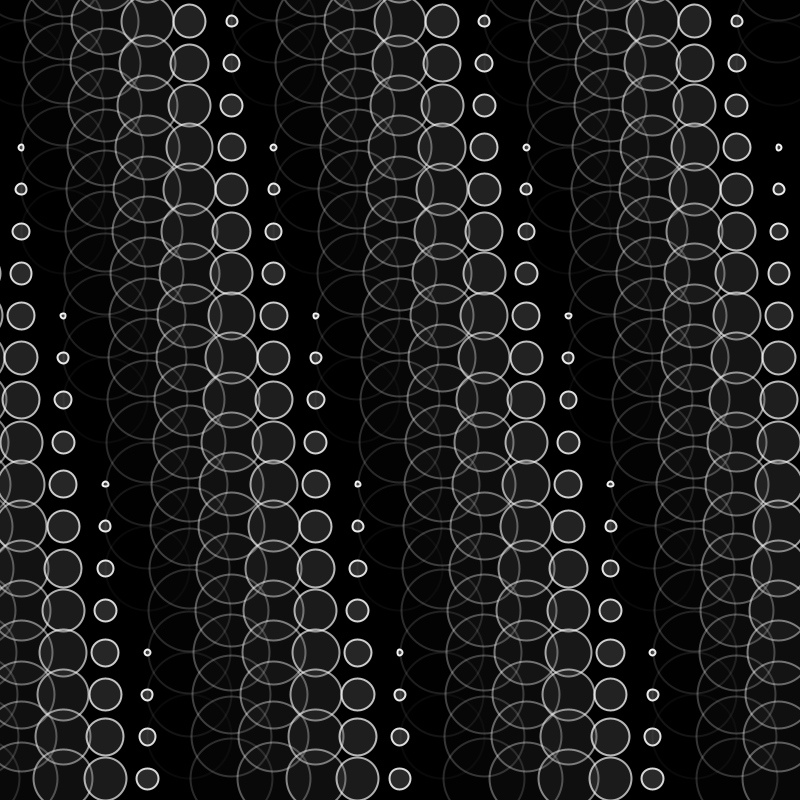
Frame 1 (no input)
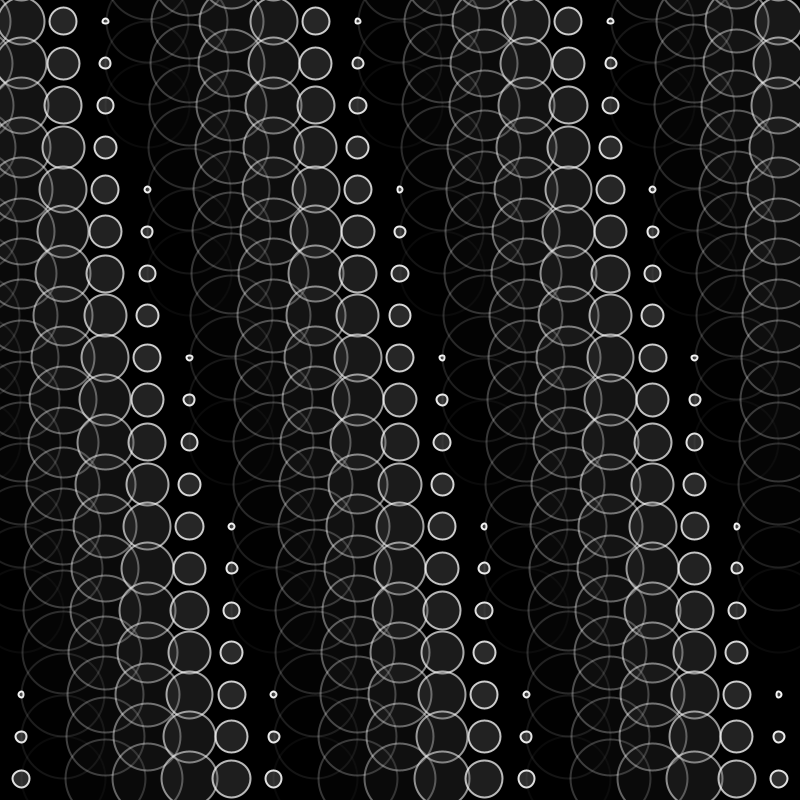
Frame 60 (the mouse pressed at the canvas centre just before this capture)
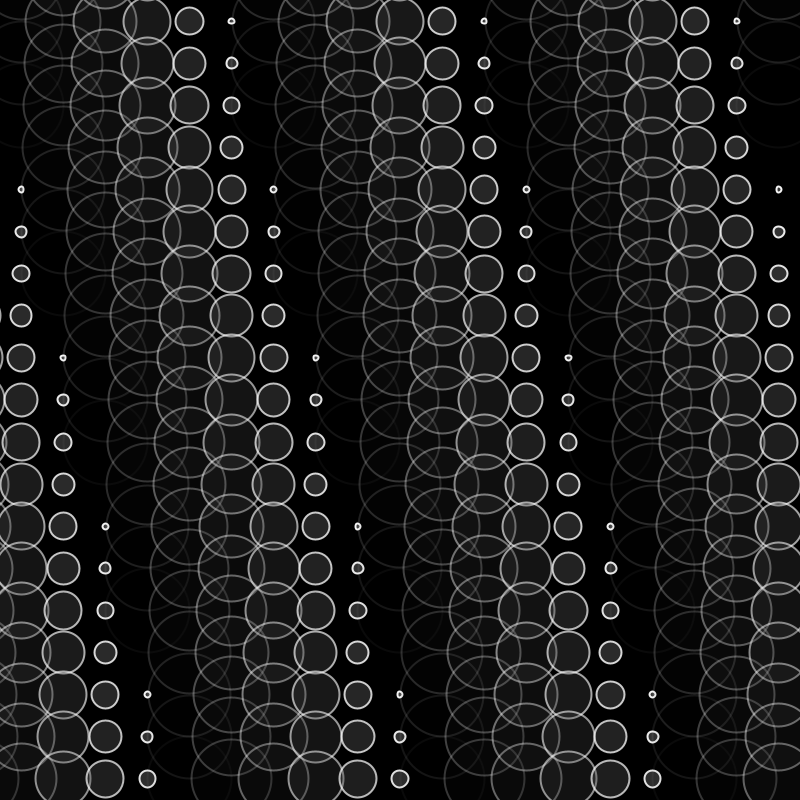
Frame 120 (the mouse held since frame 60 and released just before this capture)

The Processing sketch that drew these frames (run headless with seeded random() and noise(); from frame 60 on, the mouse is pressed at the canvas centre):

// Processing sketch: processing_153237
// ── processing_153237.pde

/*
 * Creative Coding
 * Week 2, 06 - Moving Patterns 2
 * by Indae Hwang and Jon McCormack
 * Copyright (c) 2014 Monash University
 *
 * Similar to the previous sketch, this sketch draws a grid of oscillating circles. Each circle has a "lifetime"
 * over which it grows and changes intensity and opacity. At the end of each lifetime the circle begins again.
 * Pressing the left and right arrow keys changes the lifetime of all the circles globally.
 * 
 */

// variable used to store the current frame rate value
int frame_rate_value;

void setup() {

  // make the display window the full size of the screen
  size(800, 800);

  frame_rate_value = 24;
  rectMode(CENTER);
  background(0);
}


void draw() {

  background(0);

  int num = 20;
  int margin = 0;
  float gutter = 0; //distance between each cell
  float cellsize = ( width - (2 * margin) - gutter * (num - 1) ) / (num - 1);

  int circleNumber = 0; // counter
  for (int i=0; i<num; i++) {
    for (int j=0; j<num; j++) {
      circleNumber = (i * num) + j; // different way to calculate the circle number from w2_04

      float tx = margin + cellsize * i + gutter * i;
      float ty = margin + cellsize * j + gutter * j;

      movingCircle(tx, ty, cellsize, circleNumber);
    }
  }
} //end of draw 


void movingCircle(float x, float y, float size, int offset) {

  float circlePeriod = (float)frame_rate_value;
  float circleAge = (float)((frameCount + offset) % (int)circlePeriod) / circlePeriod;

  float circleSize = size * 2.0 * sin(circleAge * HALF_PI);

  strokeWeight(2);
  stroke(255, lerp(255, 0, circleAge));
  fill(lerp(128, 0, circleAge), lerp(120, 0, circleAge));
  ellipse(x-size/2, y-size/2, circleSize, circleSize);
}


/*
 * keyReleased function
 *
 * called automatically by Processing when a keyboard key is released
 */
void mouseClicked() {

  // mouseX right from the middle of screen -- increase frame_rate_value
  if (mouseX> (400) && frame_rate_value < 120) {
    frame_rate_value++;
  }

  // mouseX left from the middle of screen -- decrease frame_rate_value
  if ( mouseX< (400) && frame_rate_value > 2) {
    frame_rate_value--;
  }

  // print the current value on the screen
  println("Current frame Rate is: " + frame_rate_value);
}
